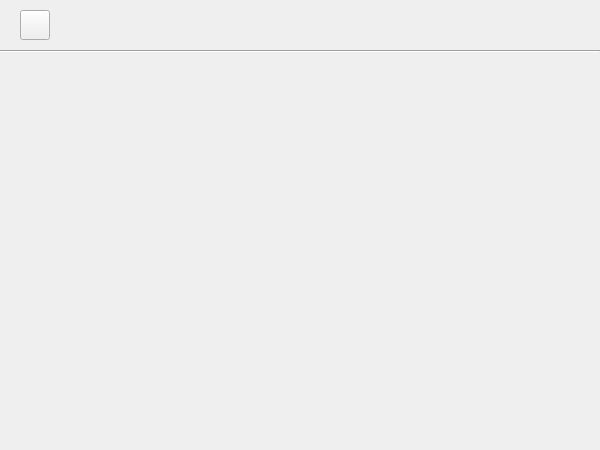
<?xml version="1.0" encoding="UTF-8"?>
<ui version="4.0">
 <class>appliance</class>
 <widget class="QWidget" name="appliance">
  <property name="geometry">
   <rect>
    <x>0</x>
    <y>0</y>
    <width>600</width>
    <height>450</height>
   </rect>
  </property>
  <property name="windowTitle">
   <string>Form</string>
  </property>
  <widget class="QWidget" name="widget" native="true">
   <property name="geometry">
    <rect>
     <x>0</x>
     <y>0</y>
     <width>600</width>
     <height>450</height>
    </rect>
   </property>
   <widget class="QLabel" name="state">
    <property name="geometry">
     <rect>
      <x>560</x>
      <y>15</y>
      <width>20</width>
      <height>20</height>
     </rect>
    </property>
    <property name="minimumSize">
     <size>
      <width>20</width>
      <height>20</height>
     </size>
    </property>
    <property name="maximumSize">
     <size>
      <width>20</width>
      <height>20</height>
     </size>
    </property>
    <property name="text">
     <string/>
    </property>
   </widget>
   <widget class="QPushButton" name="back">
    <property name="geometry">
     <rect>
      <x>20</x>
      <y>10</y>
      <width>30</width>
      <height>30</height>
     </rect>
    </property>
    <property name="minimumSize">
     <size>
      <width>30</width>
      <height>30</height>
     </size>
    </property>
    <property name="maximumSize">
     <size>
      <width>30</width>
      <height>30</height>
     </size>
    </property>
    <property name="text">
     <string/>
    </property>
    <property name="icon">
     <iconset resource="image/image.qrc">
      <normaloff>:/timg.ico</normaloff>:/timg.ico</iconset>
    </property>
    <property name="iconSize">
     <size>
      <width>30</width>
      <height>30</height>
     </size>
    </property>
   </widget>
   <widget class="QWidget" name="widget_2" native="true">
    <property name="geometry">
     <rect>
      <x>0</x>
      <y>50</y>
      <width>601</width>
      <height>201</height>
     </rect>
    </property>
    <widget class="QWidget" name="layoutWidget">
     <property name="geometry">
      <rect>
       <x>2</x>
       <y>1</y>
       <width>601</width>
       <height>211</height>
      </rect>
     </property>
     <layout class="QHBoxLayout" name="horizontalLayout_3">
      <item>
       <layout class="QHBoxLayout" name="horizontalLayout_2" stretch="1,1">
        <item>
         <widget class="QLabel" name="air_condiction">
          <property name="minimumSize">
           <size>
            <width>150</width>
            <height>0</height>
           </size>
          </property>
          <property name="maximumSize">
           <size>
            <width>150</width>
            <height>16777215</height>
           </size>
          </property>
          <property name="text">
           <string/>
          </property>
         </widget>
        </item>
        <item>
         <widget class="QPushButton" name="air_open">
          <property name="minimumSize">
           <size>
            <width>80</width>
            <height>80</height>
           </size>
          </property>
          <property name="maximumSize">
           <size>
            <width>80</width>
            <height>80</height>
           </size>
          </property>
          <property name="font">
           <font>
            <family>宋体</family>
            <pointsize>14</pointsize>
            <weight>75</weight>
            <bold>true</bold>
           </font>
          </property>
          <property name="styleSheet">
           <string notr="true">#air_open{color:rgb(235, 230, 255);border-radius:10px;}</string>
          </property>
          <property name="text">
           <string/>
          </property>
          <property name="icon">
           <iconset resource="image/image.qrc">
            <normaloff>:/chinaz71.ico</normaloff>:/chinaz71.ico</iconset>
          </property>
          <property name="iconSize">
           <size>
            <width>80</width>
            <height>80</height>
           </size>
          </property>
          <property name="flat">
           <bool>true</bool>
          </property>
         </widget>
        </item>
       </layout>
      </item>
      <item>
       <widget class="QLabel" name="ari_state">
        <property name="minimumSize">
         <size>
          <width>250</width>
          <height>159</height>
         </size>
        </property>
        <property name="maximumSize">
         <size>
          <width>250</width>
          <height>150</height>
         </size>
        </property>
        <property name="text">
         <string/>
        </property>
       </widget>
      </item>
     </layout>
    </widget>
   </widget>
   <widget class="QWidget" name="widget_4" native="true">
    <property name="geometry">
     <rect>
      <x>0</x>
      <y>250</y>
      <width>601</width>
      <height>201</height>
     </rect>
    </property>
    <widget class="QWidget" name="layoutWidget">
     <property name="geometry">
      <rect>
       <x>2</x>
       <y>1</y>
       <width>601</width>
       <height>201</height>
      </rect>
     </property>
     <layout class="QHBoxLayout" name="horizontalLayout_4">
      <item>
       <layout class="QHBoxLayout" name="horizontalLayout">
        <item>
         <widget class="QLabel" name="television">
          <property name="minimumSize">
           <size>
            <width>150</width>
            <height>150</height>
           </size>
          </property>
          <property name="maximumSize">
           <size>
            <width>150</width>
            <height>150</height>
           </size>
          </property>
          <property name="text">
           <string/>
          </property>
         </widget>
        </item>
        <item>
         <widget class="QPushButton" name="tele_open">
          <property name="minimumSize">
           <size>
            <width>80</width>
            <height>80</height>
           </size>
          </property>
          <property name="maximumSize">
           <size>
            <width>80</width>
            <height>80</height>
           </size>
          </property>
          <property name="font">
           <font>
            <family>宋体</family>
            <pointsize>14</pointsize>
            <weight>75</weight>
            <bold>true</bold>
           </font>
          </property>
          <property name="styleSheet">
           <string notr="true">#tele_open{color:rgb(235, 230, 255);border-radius:10px;}</string>
          </property>
          <property name="text">
           <string/>
          </property>
          <property name="icon">
           <iconset resource="image/image.qrc">
            <normaloff>:/chinaz71.ico</normaloff>:/chinaz71.ico</iconset>
          </property>
          <property name="iconSize">
           <size>
            <width>80</width>
            <height>80</height>
           </size>
          </property>
          <property name="flat">
           <bool>true</bool>
          </property>
         </widget>
        </item>
       </layout>
      </item>
      <item>
       <widget class="QLabel" name="tele_state">
        <property name="minimumSize">
         <size>
          <width>250</width>
          <height>150</height>
         </size>
        </property>
        <property name="maximumSize">
         <size>
          <width>250</width>
          <height>150</height>
         </size>
        </property>
        <property name="text">
         <string/>
        </property>
       </widget>
      </item>
     </layout>
    </widget>
   </widget>
   <widget class="Line" name="line">
    <property name="geometry">
     <rect>
      <x>0</x>
      <y>50</y>
      <width>600</width>
      <height>3</height>
     </rect>
    </property>
    <property name="orientation">
     <enum>Qt::Horizontal</enum>
    </property>
   </widget>
  </widget>
 </widget>
 <resources>
  <include location="image/image.qrc"/>
 </resources>
 <connections/>
</ui>
